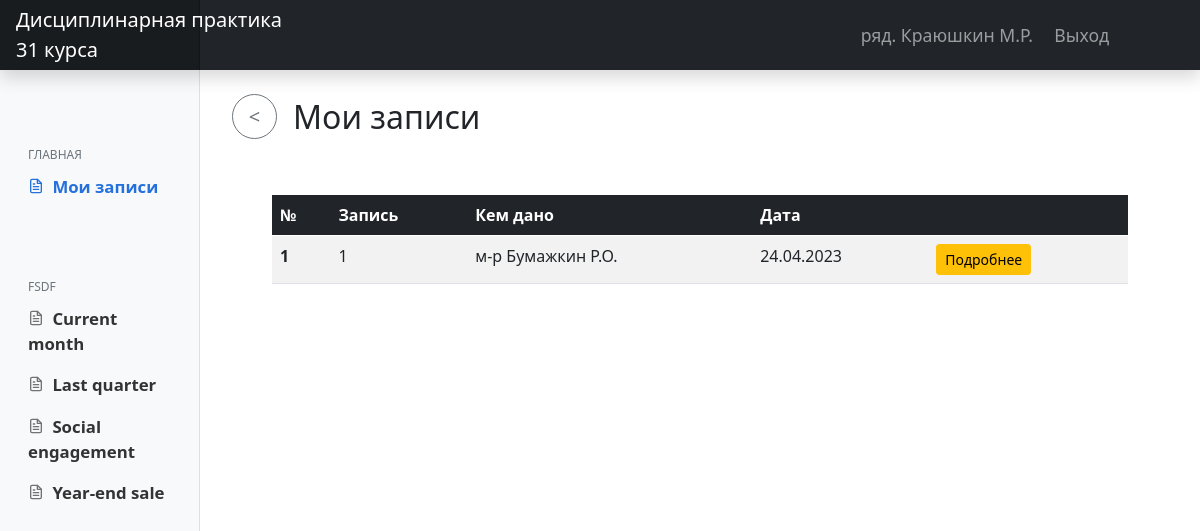
Before: /my_notes/ (signed in) with the older database file.
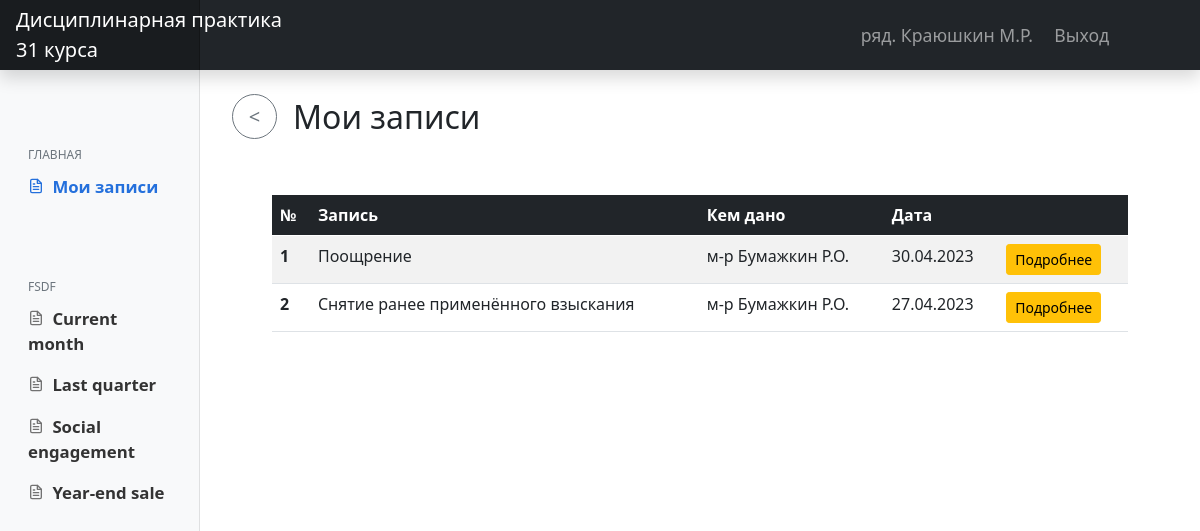
After: the same page with the newer database file.
### main/models.py (models this page shows, shortened)
class CustomUser(AbstractUser):
    LS = 1
    KO = 2
    KG = 3
    KOF = 4
    ST = 5
    NK = 6
    ROLE_CHOICES = (
        (LS, 'Курсант'),
        (KO, 'Командир отделения'),
        (KG, 'Командир группы'),
        (KOF, 'Курсовой офицер'),
        (ST, 'Старшина курса'),
        (NK, 'Начальник курса')
    )
    RANG_CHOICES = (
        ('ряд.', 'Рядовой'),
        ('мл.с-т', 'Мл.Сержант'),
        ('с-т', 'Сержант'),
        ('ст.с-т', 'Ст.Сержант'),
        ('пр-к', 'Прапорщик'),
        ('ст.пр-к', 'Ст.Прапорщик'),
        ('л-т', 'Лейтенант'),
        ('ст.л-т', 'Ст.Лейтенант'),
        ('к-н', 'Капитан'),
        ('м-р', 'Майор'),
        ('п/п-к', 'Подполковник'),
        ('п-к', 'Полковник')
    )
    PLATOON_CHOICES = (
        (1, '1 взвод'),
        (2, '2 взвод')
    )
    GROUP_CHOICES = (
        (311, '311 группа'),
        (312, '312 группа'),
        (313, '313 группа'),
        (314, '314 группа')
    )
    UNIT_CHOICES = (
        (1, '1 отделение'),
        (2, '2 отделение'),
        (3, '3 отделение')
    )
    role = models.PositiveSmallIntegerField('Должность', choices=ROLE_CHOICES, blank=True, null=True)
    first_name = models.CharField('Имя', max_length=50, blank=True, null=True)
    last_name = models.CharField('Фамилия', max_length=50, blank=True, null=True)
    surname = models.CharField('Отчество', max_length=50, blank=True, null=True)
    rang = models.CharField('Воинское звание', choices=RANG_CHOICES, max_length=50, blank=True, null=True)
    platoon = models.PositiveSmallIntegerField('Взвод', choices=PLATOON_CHOICES, blank=True, null=True)
    group = models.IntegerField('Номер группы', choices=GROUP_CHOICES, blank=True, null=True)
    unit = models.PositiveSmallIntegerField('Отделение', choices=UNIT_CHOICES, blank=True, null=True)
    def get_FIO(self):
        if self.last_name:
            return str(self.rang) + ' ' + str(self.last_name) + ' ' + str(self.first_name[0].upper()) + '.' + str(
                self.surname[0].upper()) + '.'
        else:
            return "'unknown'"

class Note(models.Model):
    TYPENOTE_CHOICES = (
        ('Поощрение', 'Поощрение'),
        ('Взыскание', 'Взыскание'),
        ('Снятие ранее применённого взыскания', 'Снятие ранее применённого взыскания'),
    )
    cadet = models.ForeignKey(settings.AUTH_USER_MODEL, on_delete=models.CASCADE, related_name='note_for_cadet',
                              verbose_name='Кому')
    type = models.CharField('Вид записи', choices=TYPENOTE_CHOICES, max_length=40)
    who_gave = models.ForeignKey(settings.AUTH_USER_MODEL, on_delete=models.CASCADE, related_name='note_who_gave',
                                 verbose_name='Кем дано')
    text = models.TextField('Текст записи')
    date = models.DateField('Дата')
    check_active = models.BooleanField('Активно', default=True)
    slug = models.SlugField(max_length=255, unique=True, db_index=True, blank=True)
    class Meta:
        verbose_name = 'Запись'
        verbose_name_plural = 'Записи'

### main/views.py (the view)
# urls.py: path('my_notes/', UserNotesListView.as_view(), name='view_my_notes'),
class UserNotesListView(LoginRequiredMixin, ListView):
    model = Note
    context_object_name = 'user_notes'
    template_name = 'main/my_notes.html'
    def get_queryset(self):
        login_user = self.request.user
        notes = Note.objects.filter(cadet=login_user).order_by('-date')
        return notes

### main/templates/main/my_notes.html (shortened to what this page needs)
{% extends 'main/layout.html' %}
{% load static %}
{% block content %}
    <h2 class="mt-4 ms-2"><a onclick="history.back();"><button class="btn btn-outline-secondary btn-circle btn-sm mb-2 me-3"><</button></a>Мои записи</h2>
    {% if user_notes %}
    <div class="table-responsive mt-5 mx-5">
        <table class="table table-striped">
            <thead class="table-dark">
            <tr>
                <th scope="col">№</th>
                <th scope="col">Запись</th>
                <th scope="col">Кем дано</th>
                <th scope="col">Дата</th>
                <th scope="col"></th>
            </tr>
            </thead>
            <tbody>
            {% for note in user_notes %}
                <tr>
                    <th scope="row">{{ forloop.counter }}</th>
                    <td>{{ note.type }}</td>
                    <td>{{ note.who_gave.get_FIO }}</td>
                    <td>{{ note.date|date:"d.m.Y" }}</td>
                    <td><a class="btn btn-sm btn-warning" href="{% url 'user_note_detail' slug=note.slug %}">Подробнее</a></td>
                </tr>
            {% endfor %}
            </tbody>
        </table>
    </div>
    {% else %}
        <div class="alert alert-warning text-center mt-4 mx-5" role="alert">
            <h4 class="mt-1">У вас нет записей</h4>
        </div>
    {% endif %}
{% endblock %}

### main/templates/main/layout.html (shortened to what this page needs)
{% load static %}
<!DOCTYPE html>
<html lang="ru">
<head>
    <link rel="stylesheet" href="{% static 'main/css/main.css' %}">
    <link rel="stylesheet" href="{% static 'main/css/bootstrap.min.css' %}">
    <link href="{% static 'main/js/main.js' %}" rel="stylesheet">
  </head>
  <body>
  <header class="navbar navbar-dark sticky-top bg-dark flex-md-nowrap p-0 shadow">
      <a href="{% url 'home' %}" class="navbar-brand col-md-3 col-lg-2 me-0 px-3 text-start">Дисциплинарная практика<br>31 курса</a>
      <div class="navbar-nav">
          <div class="row row-cols-2 mx-2 gx-5">
              <div class="nav-item text-nowrap">
                  <a class="nav-link nav-el">{{ request.user.get_FIO }}</a>
              </div>
              <div class="nav-item text-nowrap">
                  <a class="nav-link nav-el px-3" href="{% url 'logout' %}">Выход</a>
              </div>
          </div>
      </div>
  </header>
  <div class="container-fluid">
      <div class="row">
          <nav id="sidebarMenu" class="col-md-3 col-lg-2 d-md-block bg-light sidebar collapse">
              <div class="position-sticky pt-5">
                  <h6 class="sidebar-heading d-flex justify-content-between align-items-center px-3 mb-1 text-muted">
                      Главная</h6>
                  <ul class="nav flex-column">
                      {% if request.user.role == 1 or request.user.role == 2 or request.user.role == 3 %}
                      <li class="nav-item">
                          <a class="nav-link active" aria-current="page" href="{% url 'view_my_notes' %}">
                              <span data-feather="file-text"></span>
                              Мои записи
                          </a>
                      </li>
                      {% endif %}
                  </ul>
                  <h6 class="sidebar-heading d-flex justify-content-between align-items-center px-3 pt-5 mt-4 mb-1 text-muted">
                      fsdf</h6>
                  <ul class="nav flex-column mb-2">
                      <li class="nav-item">
                          <a class="nav-link" href="#">
                              <span data-feather="file-text"></span>
                              Current month
                          </a>
                      </li>
                      <li class="nav-item">
                          <a class="nav-link" href="#">
                              <span data-feather="file-text"></span>
                              Last quarter
                          </a>
                      </li>
                      <li class="nav-item">
                          <a class="nav-link" href="#">
                              <span data-feather="file-text"></span>
                              Social engagement
                          </a>
                      </li>
                      <li class="nav-item">
                          <a class="nav-link" href="#">
                              <span data-feather="file-text"></span>
                              Year-end sale
                          </a>
                      </li>
                  </ul>
              </div>
    </nav>
    <main class="col-md-9 ms-sm-auto col-lg-10 px-md-4">
        {% block content %}{% endblock %}
    </main>
  </div>
</div>
  </body>
</html>

### main/static/main/css/main.css (style rules this page uses)
body { font-size: .875rem; }
.feather { width: 16px; height: 16px; vertical-align: text-bottom; }
.sidebar { position: fixed; top: 0; bottom: 0; left: 0; z-index: 100; padding: 100px 0 0; box-shadow: inset -1px 0 0 rgba(0, 0, 0, .1); }
.sidebar .nav-link { font-weight: 600; color: #333; font-size: 1.05rem; }
.sidebar .nav-link .feather { margin-right: 4px; margin-bottom: 4px; color: #727272; }
.sidebar .nav-link { transition: transform .3s ease-out; }
.sidebar .nav-link.active { color: #2470dc; }
.sidebar .nav-link:hover .feather, .sidebar .nav-link.active .feather { color: inherit; }
.sidebar-heading { font-size: .75rem; text-transform: uppercase; }
.navbar-brand { padding-top: .75rem; padding-bottom: .75rem; font-size: 1.15rem; background-color: rgba(0, 0, 0, .25); box-shadow: inset -1px 0 0 rgba(0, 0, 0, .25); }
.nav-el { font-size: 1.1rem; }
.btn-circle.btn-sm { width: 45px; height: 45px; padding: 0px 12px; border-radius: 60px; font-size: 20px; text-align: center; }

Changed rows visible on the page:
removed Note: type "1", who_gave.get_FIO "м-р Бумажкин Р.О.", date "24.04.2023"
added Note: type "Поощрение", who_gave.get_FIO "м-р Бумажкин Р.О.", date "30.04.2023"
added Note: type "Снятие ранее применённого взыскания", who_gave.get_FIO "м-р Бумажкин Р.О.", date "27.04.2023"
